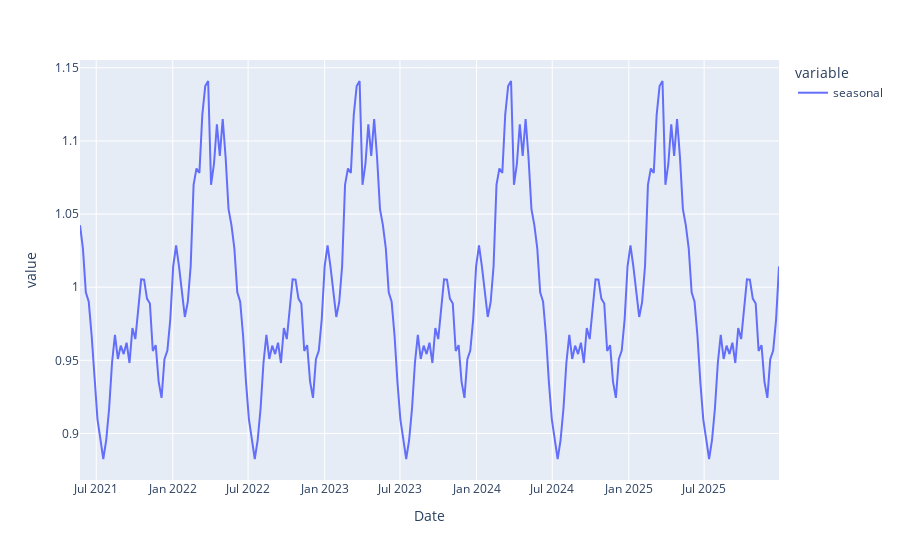

Write notebook code for a chart like this one.
### Code cell
result.seasonal.plot()

### Figure 1 — Plotly figure (JSON) as saved in the notebook; plotly's stock layout.template omitted (floating-point values rounded to 4 significant figures; data arrays with more than 128 entries replaced by an {"elided": "..."} marker saying what was removed)
{"data": [{"hovertemplate": "variable=seasonal<br>Date=%{x}<br>value=%{y}<extra></extra>", "legendgroup": "seasonal", "line": {"color": "#636efa", "dash": "solid"}, "marker": {"symbol": "circle"}, "mode": "lines", "name": "seasonal", "orientation": "v", "showlegend": true, "type": "scatter", "x": {"elided": "241 str values"}, "xaxis": "x", "y": {"elided": "241 float values"}, "yaxis": "y"}], "layout": {"autosize": true, "legend": {"title": {"text": "variable"}, "tracegroupgap": 0}, "margin": {"t": 60}, "xaxis": {"anchor": "y", "autorange": true, "domain": [0, 1], "range": ["2021-05-23", "2025-12-28"], "title": {"text": "Date"}, "type": "date"}, "yaxis": {"anchor": "x", "autorange": true, "domain": [0, 1], "range": [0.8682, 1.155], "title": {"text": "value"}, "type": "linear"}}}
